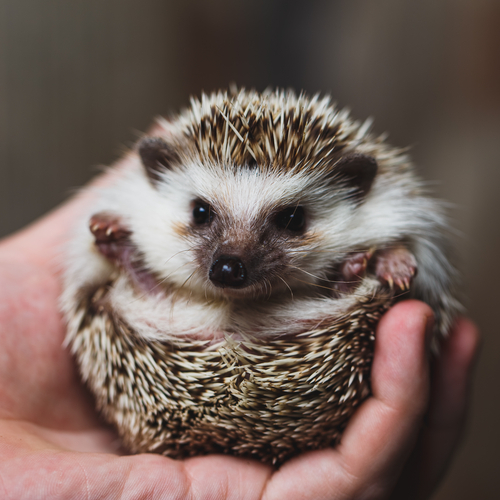
//> input picture img/hari.jpg, 500 x 500 px
$ ./009   (built with g++ and OpenCV 4)
//> lines starting //> are read from the running program, lines starting //| are printed output that depends on the picture; after the words box and inside, x2 and y2 are one past the last pixel; in counts of white or black regions, pixels touching at a corner belong together
//http://cvwww.ee.ous.ac.jp/semi/opencv#2.1
//輪郭抽出
//g++ -o 009 009.cpp `pkg-config --cflags opencv` `pkg-config --libs opencv`
#include <opencv2/opencv.hpp>

int main(void)
{
    // 画像を格納するオブジェクトを宣言する
    cv::Mat src, dst1, dst2, dst3, dst4, dst5, dst6;

    // 画像ファイルから画像データを読み込む
    // * 第2引数に IMREAD_GRAYSCALE を指定すると、グレイスケール画像に変換する
    src = cv::imread("../../../img/hari.jpg", cv::IMREAD_GRAYSCALE);
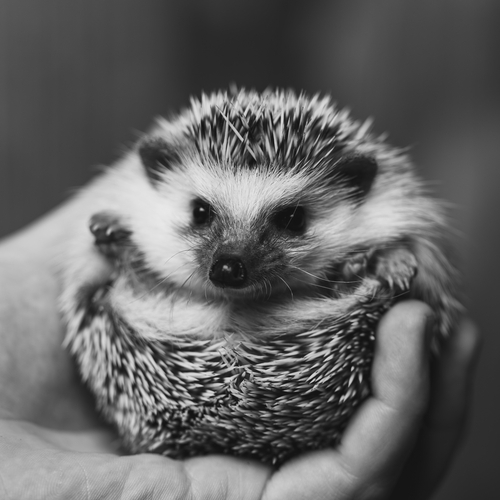
//> src: 500 rows x 500 cols, CV_8UC1; min 7, max 233, mean 99.5

    // ラプラシアンフィルタ
    cv::Laplacian(src, dst1, -1);
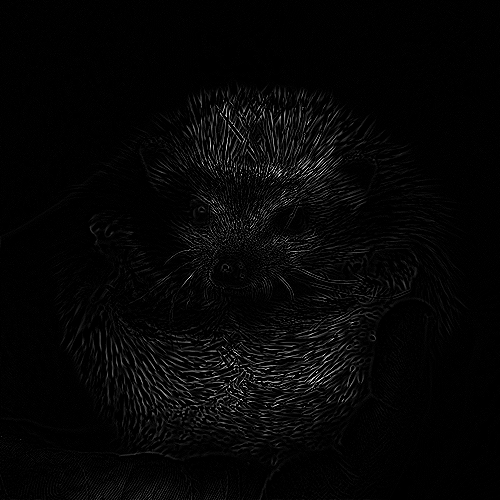
//> dst1: 500 rows x 500 cols, CV_8UC1; min 0, max 255, mean 5.9

    // Sobelフィルタ
    cv::Sobel(src, dst2, -1, 1, 0);     // x方向
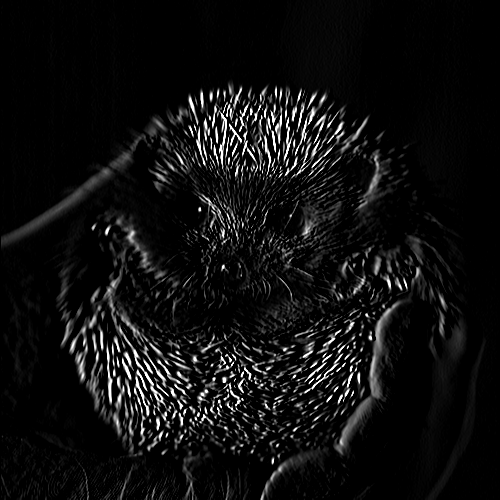
//> dst2: 500 rows x 500 cols, CV_8UC1; min 0, max 255, mean 15.7
    cv::Sobel(src, dst3, -1, 0, 1);     // y方向
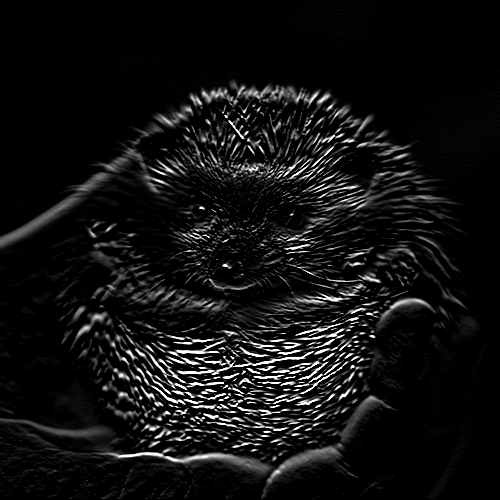
//> dst3: 500 rows x 500 cols, CV_8UC1; min 0, max 255, mean 17.8

    // Cannyフィルタ
    cv::Canny(src, dst4, 60.0, 150.0);
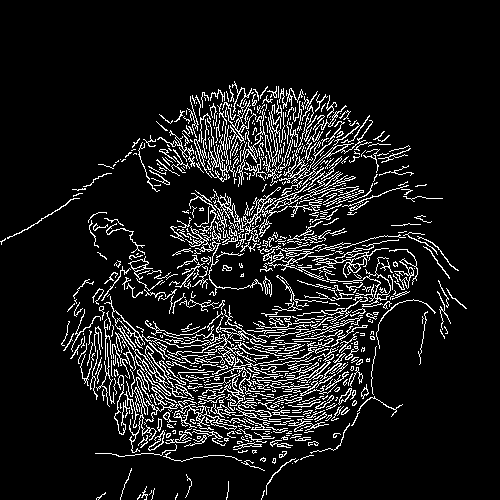
//> dst4: 500 rows x 500 cols, CV_8UC1; 10% white in thin lines or dots, all inside (x1, y1, x2, y2) = (0, 81, 467, 500)

    // ウィンドウに画像を表示する
    cv::imshow("原画像", src);
    cv::imshow("ラプラシアンフィルタ", dst1);
    cv::imshow("Sobelフィルタ x方向", dst2);
    cv::imshow("Sobelフィルタ y方向", dst3);
    cv::imshow("Cannyフィルタ", dst4);

    cv::waitKey();

    return 0;
}
